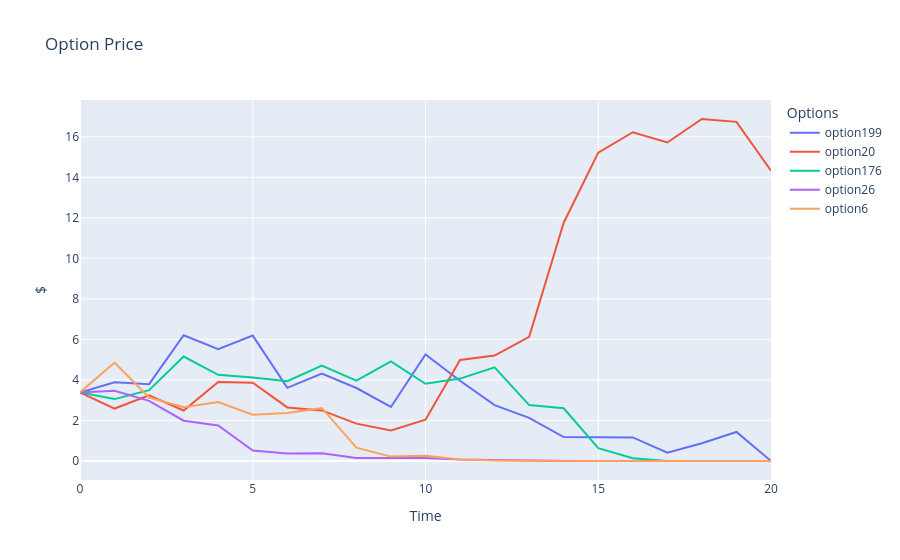

Notebook source saved alongside this figure:
### Code cell
fig = go.Figure()

# Add traces for each column
for column in option_prices.columns[values]:
    fig.add_trace(go.Scatter(x=option_prices.index, y=option_prices[column], mode='lines', name=f"option{column}"))

# Update layout
fig.update_layout(
    title='Option Price',
    xaxis_title='Time',
    yaxis_title='$',
    template='plotly',
    legend=dict(title='Options'),
)

# Show the plot
fig.show()

### Figure 1 — Plotly figure (JSON) as saved in the notebook; plotly's stock layout.template omitted (floating-point values rounded to 4 significant figures)
{"data": [{"mode": "lines", "name": "option199", "type": "scatter", "x": [0, 1, 2, 3, 4, 5, 6, 7, 8, 9, 10, 11, 12, 13, 14, 15, 16, 17, 18, 19, 20], "y": [3.384, 3.882, 3.791, 6.206, 5.517, 6.189, 3.61, 4.311, 3.603, 2.667, 5.26, 3.961, 2.759, 2.128, 1.181, 1.156, 1.163, 0.414, 0.8802, 1.433, 0]}, {"mode": "lines", "name": "option20", "type": "scatter", "x": [0, 1, 2, 3, 4, 5, 6, 7, 8, 9, 10, 11, 12, 13, 14, 15, 16, 17, 18, 19, 20], "y": [3.384, 2.589, 3.245, 2.492, 3.899, 3.86, 2.645, 2.496, 1.843, 1.506, 2.038, 4.983, 5.202, 6.13, 11.76, 15.22, 16.22, 15.72, 16.88, 16.74, 14.33]}, {"mode": "lines", "name": "option176", "type": "scatter", "x": [0, 1, 2, 3, 4, 5, 6, 7, 8, 9, 10, 11, 12, 13, 14, 15, 16, 17, 18, 19, 20], "y": [3.384, 3.055, 3.499, 5.154, 4.256, 4.121, 3.94, 4.711, 3.962, 4.914, 3.81, 4.067, 4.62, 2.759, 2.6, 0.6344, 0.14, 0.003373, 3.79e-06, 3.545e-10, 0]}, {"mode": "lines", "name": "option26", "type": "scatter", "x": [0, 1, 2, 3, 4, 5, 6, 7, 8, 9, 10, 11, 12, 13, 14, 15, 16, 17, 18, 19, 20], "y": [3.384, 3.462, 2.97, 1.988, 1.751, 0.5184, 0.3746, 0.3837, 0.1426, 0.1395, 0.1468, 0.0683, 0.03333, 0.002971, 0.0003283, 1.21e-05, 1.092e-07, 5.945e-11, 6.021e-13, 2.587e-28, 0]}, {"mode": "lines", "name": "option6", "type": "scatter", "x": [0, 1, 2, 3, 4, 5, 6, 7, 8, 9, 10, 11, 12, 13, 14, 15, 16, 17, 18, 19, 20], "y": [3.384, 4.857, 3.133, 2.656, 2.908, 2.285, 2.366, 2.618, 0.6589, 0.2161, 0.2641, 0.07253, 0.03011, 0.01303, 0.01066, 0.002991, 9.652e-05, 3.189e-08, 1.725e-10, 8.139e-21, 0]}], "layout": {"legend": {"title": {"text": "Options"}}, "title": {"text": "Option Price"}, "xaxis": {"title": {"text": "Time"}}, "yaxis": {"title": {"text": "$"}}}}
